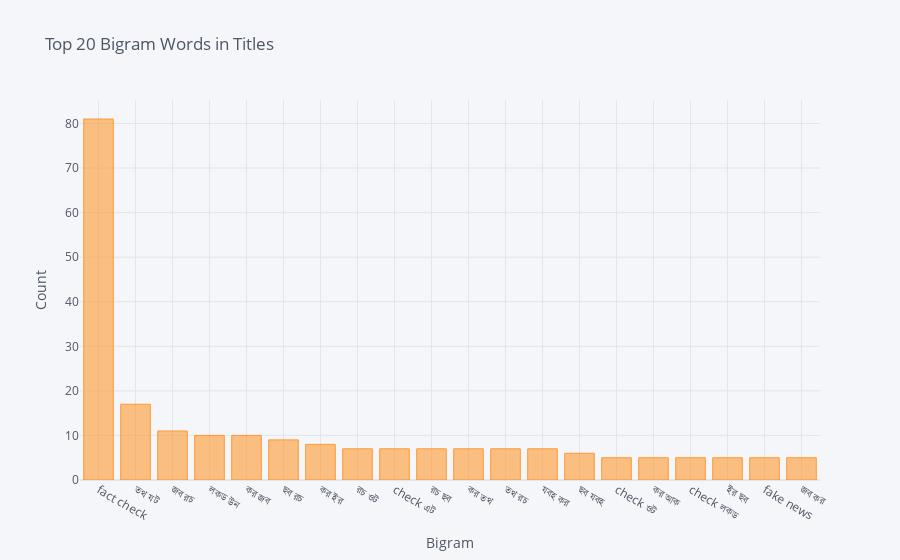

This figure's notebook cell:
### Code cell
df3 = df3.set_index('Bigram')
df3.iplot(kind='bar', xTitle = 'Bigram', yTitle = 'Count', title = 'Top 20 Bigram Words in Titles' )

### Figure 1 — Plotly figure (JSON) as saved in the notebook; plotly's stock layout.template omitted (floating-point values rounded to 4 significant figures)
{"data": [{"marker": {"color": "rgba(255, 153, 51, 0.6)", "line": {"color": "rgba(255, 153, 51, 1.0)", "width": 1}}, "name": "Frequency", "orientation": "v", "text": "", "type": "bar", "x": ["fact check", "তথ যট", "জব রচ", "লকড উন", "কর জব", "ছব রচ", "কর ইর", "রচ ওট", "check এট", "রচ ছব", "কর তথ", "তথ রচ", "যবহ কর", "ছব যবহ", "check ওট", "কর আক", "check লকড", "ইর ছব", "fake news", "জব কর"], "y": [81, 17, 11, 10, 10, 9, 8, 7, 7, 7, 7, 7, 7, 6, 5, 5, 5, 5, 5, 5]}], "layout": {"legend": {"bgcolor": "#F5F6F9", "font": {"color": "#4D5663"}}, "paper_bgcolor": "#F5F6F9", "plot_bgcolor": "#F5F6F9", "title": {"font": {"color": "#4D5663"}, "text": "Top 20 Bigram Words in Titles"}, "xaxis": {"gridcolor": "#E1E5ED", "showgrid": true, "tickfont": {"color": "#4D5663"}, "title": {"font": {"color": "#4D5663"}, "text": "Bigram"}, "zerolinecolor": "#E1E5ED"}, "yaxis": {"gridcolor": "#E1E5ED", "showgrid": true, "tickfont": {"color": "#4D5663"}, "title": {"font": {"color": "#4D5663"}, "text": "Count"}, "zerolinecolor": "#E1E5ED"}}}
